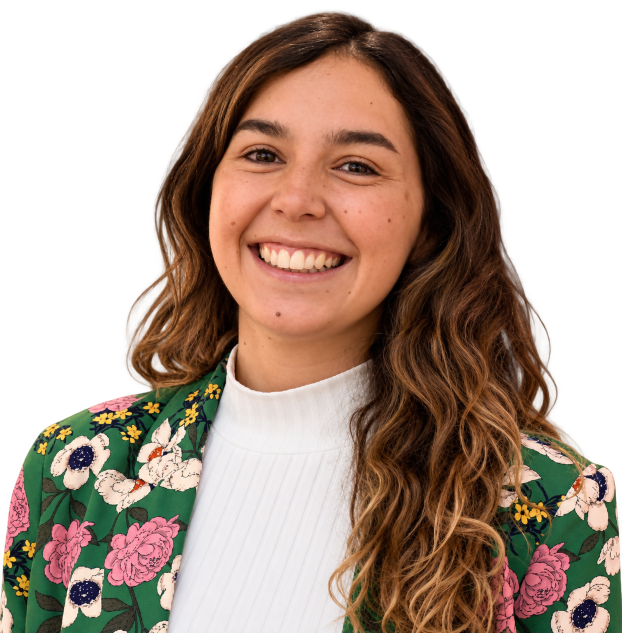
#> input picture images/vgran.png, 1243 x 1266 px (shown at 1/2 size)
$ python -i normalize_new_people_portraits.py   (imports and definitions only)
#> lines starting #> are read from the running program, lines starting #| are printed output that depends on the picture
#> further down, picture is the input picture: PIL image 1243x1266 RGBA; mean R, G, B, A 90.6, 71.3, 58.5, 163.7
from pathlib import Path
import numpy as np
import cv2
from PIL import Image, ImageOps, ImageFilter
from rembg import remove, new_session
from scipy import ndimage as ndi

ROOT = Path('.')
OUT = ROOT / 'images' / 'people'
# [1 line not run here, left out]

PEOPLE = {
    'valentina-gran': 'images/vgran.png',
    'tomas-recart': 'images/tomas.png',
    'tamara-munoz': 'images/tamara.png',
    'ignacio-lepe': 'images/lepe.png',
}

CANVAS = (720, 810)
BG = (241, 241, 241, 255)
TARGET_H = {k: 700 for k in PEOPLE}


def detect_face(img):
    rgb = np.array(img.convert('RGB'))
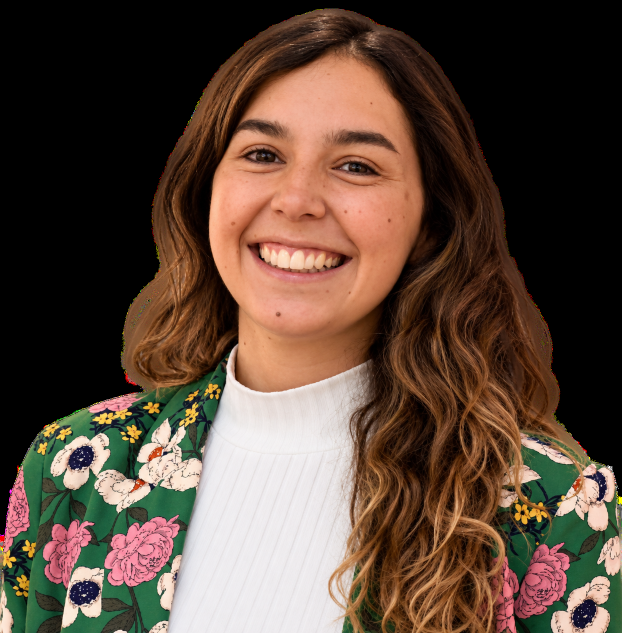
#> rgb: shape (1266, 1243, 3) (shown at 1/2 size); mean R, G, B 90.6, 71.3, 58.5
    gray = cv2.cvtColor(rgb, cv2.COLOR_RGB2GRAY)
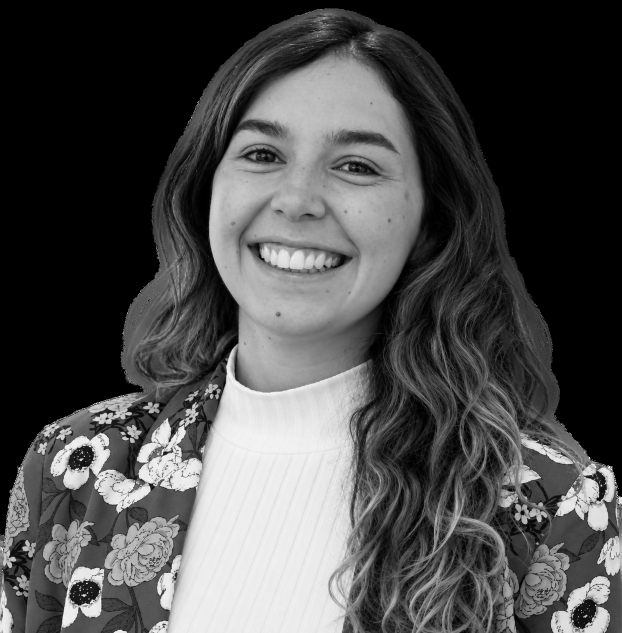
#> gray: shape (1266, 1243) (shown at 1/2 size); min 0, max 255, mean 75.6
    cascade = cv2.CascadeClassifier(cv2.data.haarcascades + 'haarcascade_frontalface_default.xml')
    faces = cascade.detectMultiScale(gray, scaleFactor=1.05, minNeighbors=5, minSize=(45, 45))
#> faces = [[222, 964, 54, 54], [131, 1052, 54, 54], [213, 550, 230, 230], [352, 110, 531, 531]]
    if len(faces) == 0:
        return None
    h, w = gray.shape
#> h = 1266; w = 1243
    cx, cy = w / 2, h / 2
#> cx = 621.5; cy = 633
    return max(
        faces,
        key=lambda f: f[2] * f[3] * max(.2, 1 - (((f[0] + f[2] / 2 - cx) ** 2 + (f[1] + f[3] / 2 - cy) ** 2) ** .5) / max(h, w)),
    )


# [130 lines left out: functions connected_to_face, deterministic_subject_mask, smooth_ignacio, process, not called in this run]


# [4 lines not run here, left out]

>>> from PIL import Image
>>> picture = Image.open('../../images/vgran.png')
>>> result = detect_face(picture)
#> result = [352, 110, 531, 531]

$ run again, on images/alfonso.png
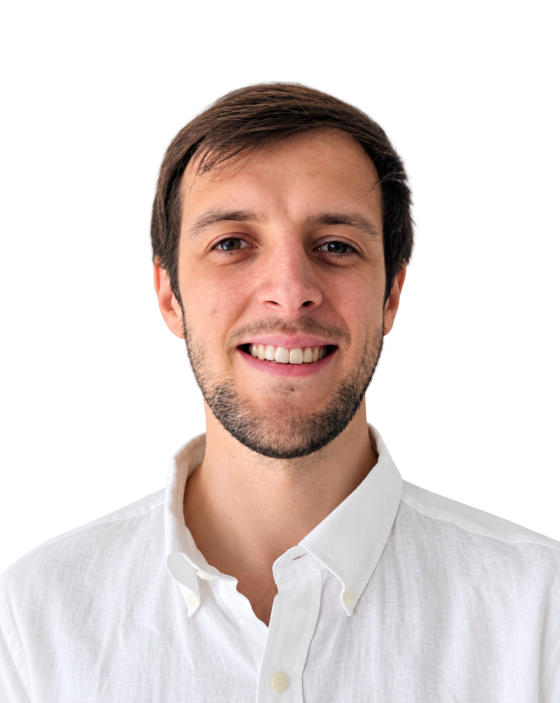
#> input picture images/alfonso.png, 1119 x 1406 px (shown at 1/2 size)
#> picture is the input picture: PIL image 1119x1406 RGBA; mean R, G, B, A 97.6, 85.2, 81.8, 126.2
#> in detect_face, `rgb = np.array(img.convert('RGB'))`:
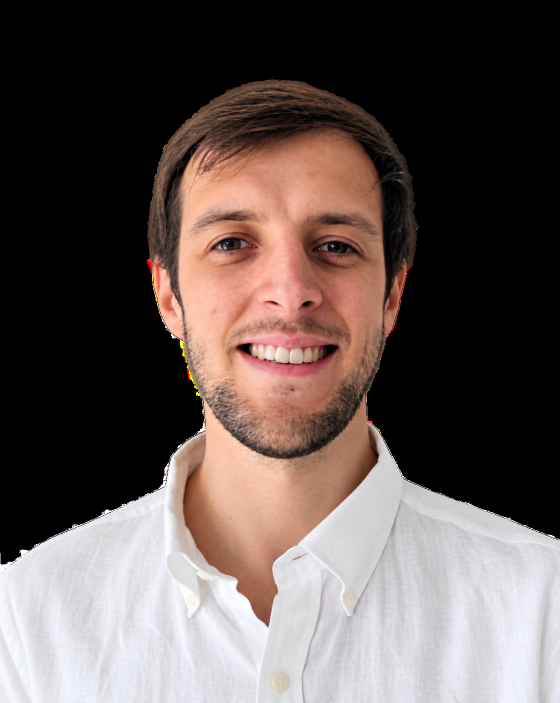
#> rgb: shape (1406, 1119, 3) (shown at 1/2 size); mean R, G, B 97.6, 85.2, 81.8
#> in detect_face, `gray = cv2.cvtColor(rgb, cv2.COLOR_RGB2GRAY)`:
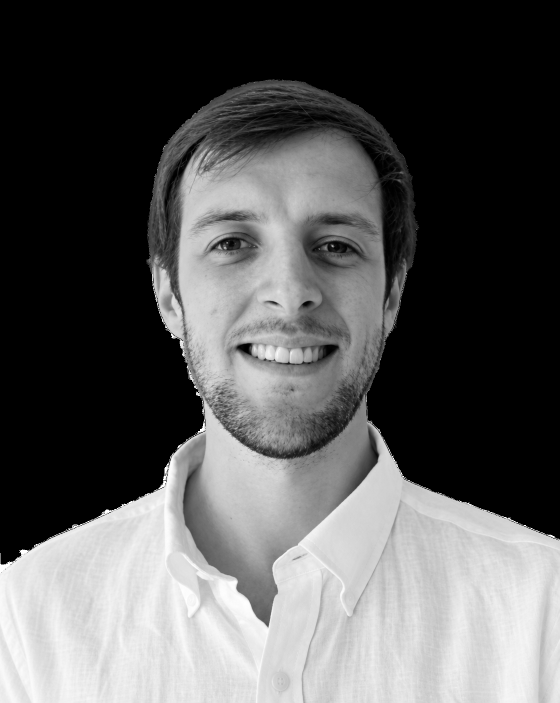
#> gray: shape (1406, 1119) (shown at 1/2 size); min 0, max 255, mean 88.5
#> faces = [[280, 271, 574, 574]]
#> result = [280, 271, 574, 574]
